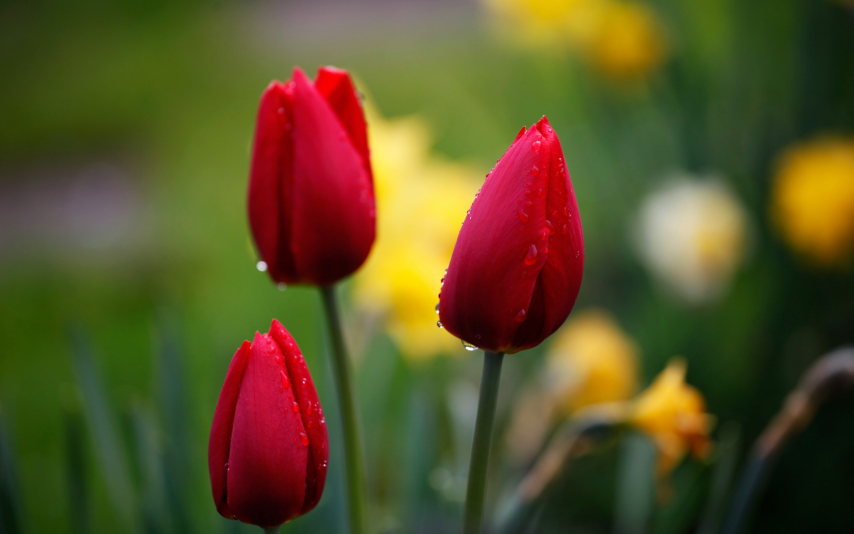
#> input picture kol1/SampleImages/flower.jpg, 2560 x 1600 px (shown at 1/3 size)
$ python clipping.py
#> lines starting #> are read from the running program, lines starting #| are printed output that depends on the picture
import cv2
from matplotlib import pyplot as plt
import numpy as np

if __name__ == '__main__':
    img = cv2.imread("../SampleImages/flower.jpg", 0)
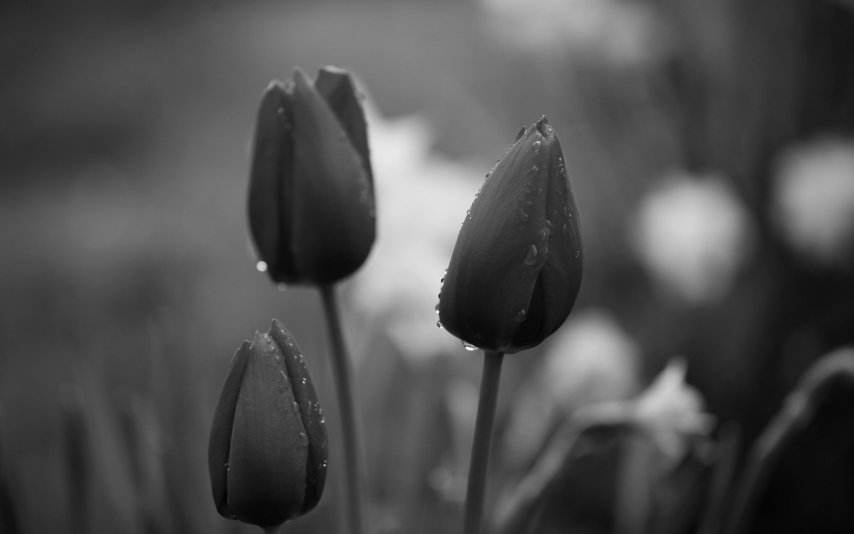
#> img: shape (1600, 2560) (shown at 1/3 size); min 3, max 255, mean 79.8

    img = cv2.resize(img, (int(img.shape[0] * 0.2), int(img.shape[1] * 0.2)))
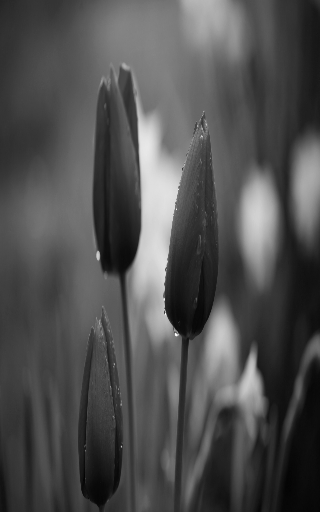
#> img: shape (512, 320); min 3, max 255, mean 79.6

    orig_size = img.shape
#> orig_size = (512, 320)
    flat_x = img.flatten()

    clipped_img = np.clip(flat_x, 50, 150).reshape(orig_size)
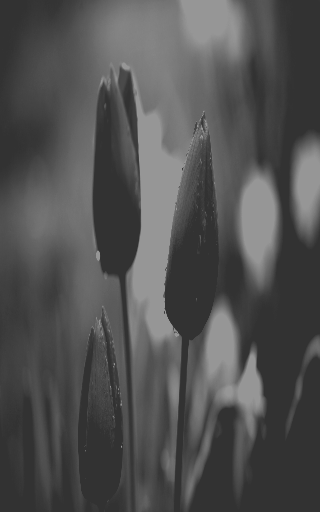
#> clipped_img: shape (512, 320); min 50, max 150, mean 81.5

    cv2.imshow("Original", img)
    cv2.waitKey(0)

    cv2.imshow("Clipped", clipped_img)
    cv2.waitKey(0)
    cv2.destroyAllWindows()

$ run again, with kol1/SampleImages/parrot.jpg copied over kol1/SampleImages/flower.jpg
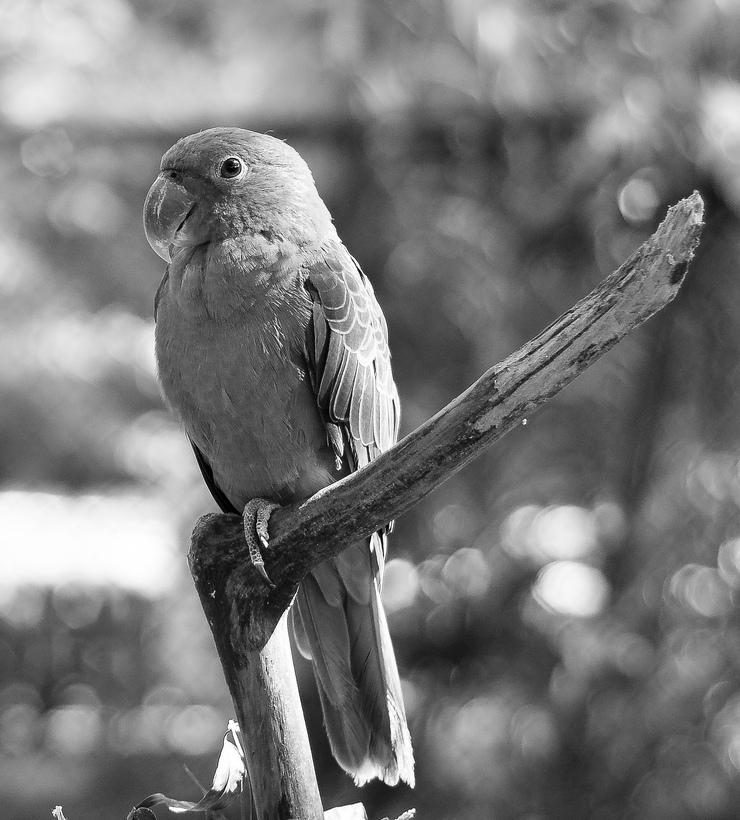
#> input picture kol1/SampleImages/parrot.jpg, 740 x 820 px
#> img is the input picture: shape (820, 740); min 0, max 255, mean 121.1
#> `img = cv2.resize(img, (int(img.shape[0] * 0.2), int(img.shape[1] * 0.2..`:
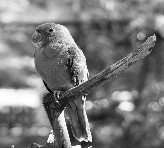
#> img: shape (148, 164); min 0, max 255, mean 121
#> `clipped_img = np.clip(flat_x, 50, 150).reshape(orig_size)`:
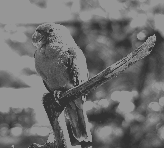
#> clipped_img: shape (148, 164); min 50, max 150, mean 109.8
